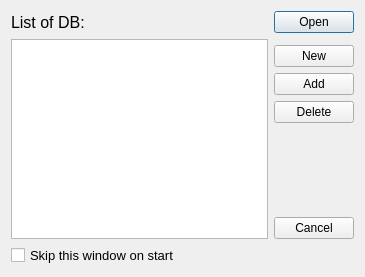
<?xml version="1.0" encoding="UTF-8"?>
<ui version="4.0">
 <class>ChoiceDB</class>
 <widget class="QDialog" name="ChoiceDB">
  <property name="geometry">
   <rect>
    <x>0</x>
    <y>0</y>
    <width>365</width>
    <height>277</height>
   </rect>
  </property>
  <property name="windowTitle">
   <string>Open Data base</string>
  </property>
  <layout class="QGridLayout" name="gridLayout">
   <item row="0" column="1">
    <widget class="QPushButton" name="okButton">
     <property name="text">
      <string>Open</string>
     </property>
     <property name="icon">
      <iconset>
       <normalon>:/image/fileopen.png</normalon>
      </iconset>
     </property>
    </widget>
   </item>
   <item row="5" column="1">
    <spacer name="verticalSpacer">
     <property name="orientation">
      <enum>Qt::Vertical</enum>
     </property>
     <property name="sizeHint" stdset="0">
      <size>
       <width>20</width>
       <height>247</height>
      </size>
     </property>
    </spacer>
   </item>
   <item row="2" column="1">
    <widget class="QPushButton" name="newButton">
     <property name="text">
      <string>New</string>
     </property>
     <property name="icon">
      <iconset>
       <normalon>:/image/filenew.png</normalon>
      </iconset>
     </property>
    </widget>
   </item>
   <item row="6" column="1">
    <widget class="QPushButton" name="cancelButton">
     <property name="text">
      <string>Cancel</string>
     </property>
    </widget>
   </item>
   <item row="7" column="0">
    <widget class="QCheckBox" name="skipThisWindow">
     <property name="font">
      <font>
       <pointsize>10</pointsize>
      </font>
     </property>
     <property name="text">
      <string>Skip this window on start</string>
     </property>
    </widget>
   </item>
   <item row="3" column="1">
    <widget class="QPushButton" name="addButton">
     <property name="text">
      <string>Add</string>
     </property>
    </widget>
   </item>
   <item row="4" column="1">
    <widget class="QPushButton" name="delButton">
     <property name="text">
      <string>Delete</string>
     </property>
    </widget>
   </item>
   <item row="0" column="0">
    <widget class="QLabel" name="label">
     <property name="font">
      <font>
       <pointsize>12</pointsize>
      </font>
     </property>
     <property name="text">
      <string>List of DB:</string>
     </property>
     <property name="buddy">
      <cstring>listOfBDs</cstring>
     </property>
    </widget>
   </item>
   <item row="1" column="0" rowspan="6">
    <widget class="QListWidget" name="listOfBDs"/>
   </item>
  </layout>
 </widget>
 <resources>
  <include location="res2.qrc"/>
 </resources>
 <connections>
  <connection>
   <sender>cancelButton</sender>
   <signal>clicked()</signal>
   <receiver>ChoiceDB</receiver>
   <slot>reject()</slot>
   <hints>
    <hint type="sourcelabel">
     <x>326</x>
     <y>232</y>
    </hint>
    <hint type="destinationlabel">
     <x>339</x>
     <y>255</y>
    </hint>
   </hints>
  </connection>
 </connections>
</ui>
